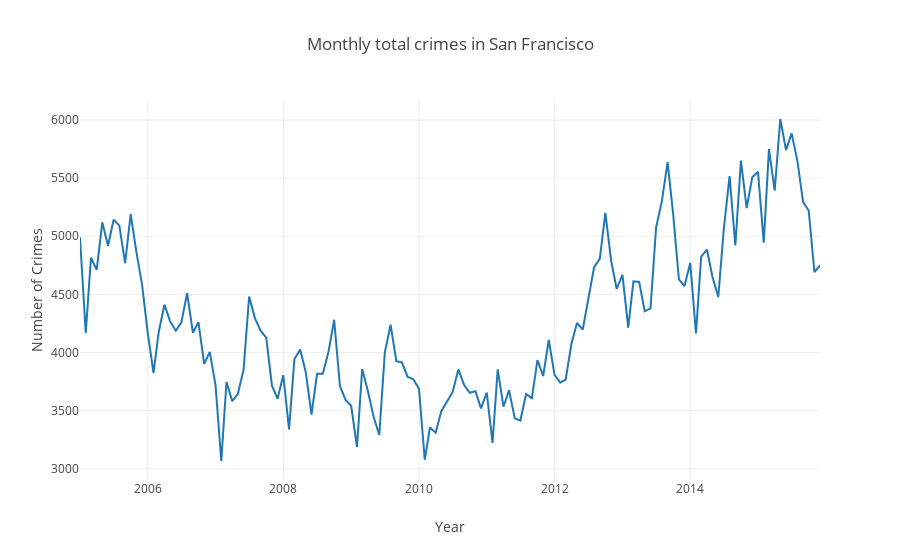

Notebook code for this chart:
### Code cell
trace = go.Scatter(x = monthly_crimes.Date, y = monthly_crimes.IncidntNum)
plot_data = [trace]
layout = go.Layout(title = 'Monthly total crimes in San Francisco', 
                   xaxis = dict(title = 'Year'),
                  yaxis = dict(title = 'Number of Crimes'))
fig = go.Figure(data = plot_data, layout =  layout)
iplot(fig)

### Figure 1 — Plotly figure (JSON) as saved in the notebook; plotly's stock layout.template omitted (floating-point values rounded to 4 significant figures; data arrays with more than 128 entries replaced by an {"elided": "..."} marker saying what was removed)
{"data": [{"type": "scatter", "x": {"elided": "132 str values"}, "y": {"elided": "132 int values"}}], "layout": {"title": "Monthly total crimes in San Francisco", "xaxis": {"title": "Year"}, "yaxis": {"title": "Number of Crimes"}}}
